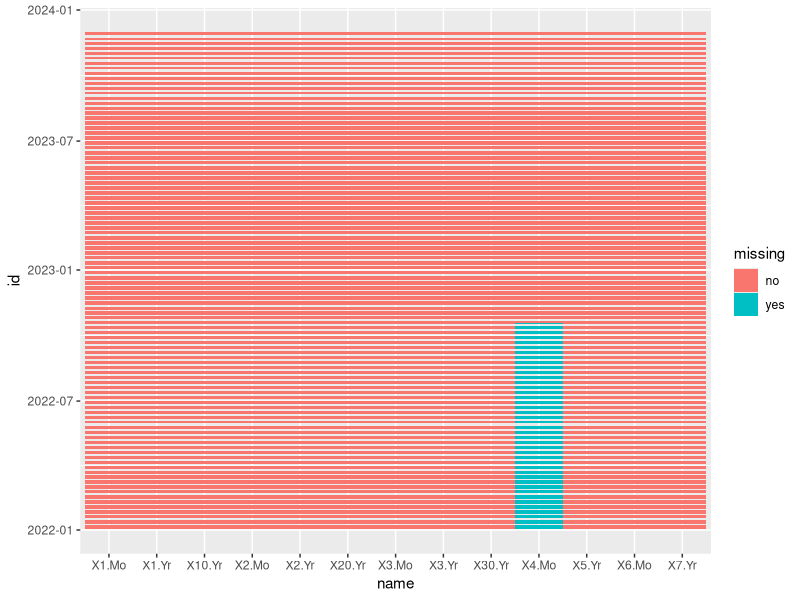

Recreate this plot in R.
## ---- chunk 1
library(dplyr)
library(tidyverse)
## ---- chunk 2
APR22 = read.csv("daily-treasury-rates-2022.csv")
APR23 = read.csv("daily-treasury-rates-2023.csv")
APR = bind_rows(APR22,APR23)
head(APR)
## ---- chunk 3
df <- APR |> column_to_rownames("Date")
df <- df |> rownames_to_column("id") |> pivot_longer(cols = -id) |> mutate(missing = ifelse(is.na(value),"yes","no"))
df <- df |> mutate(id = as.Date(id, format = "%m/%d/%Y"))
ggplot(df, aes(x=name, y=id, fill = missing)) + 
    geom_tile()
